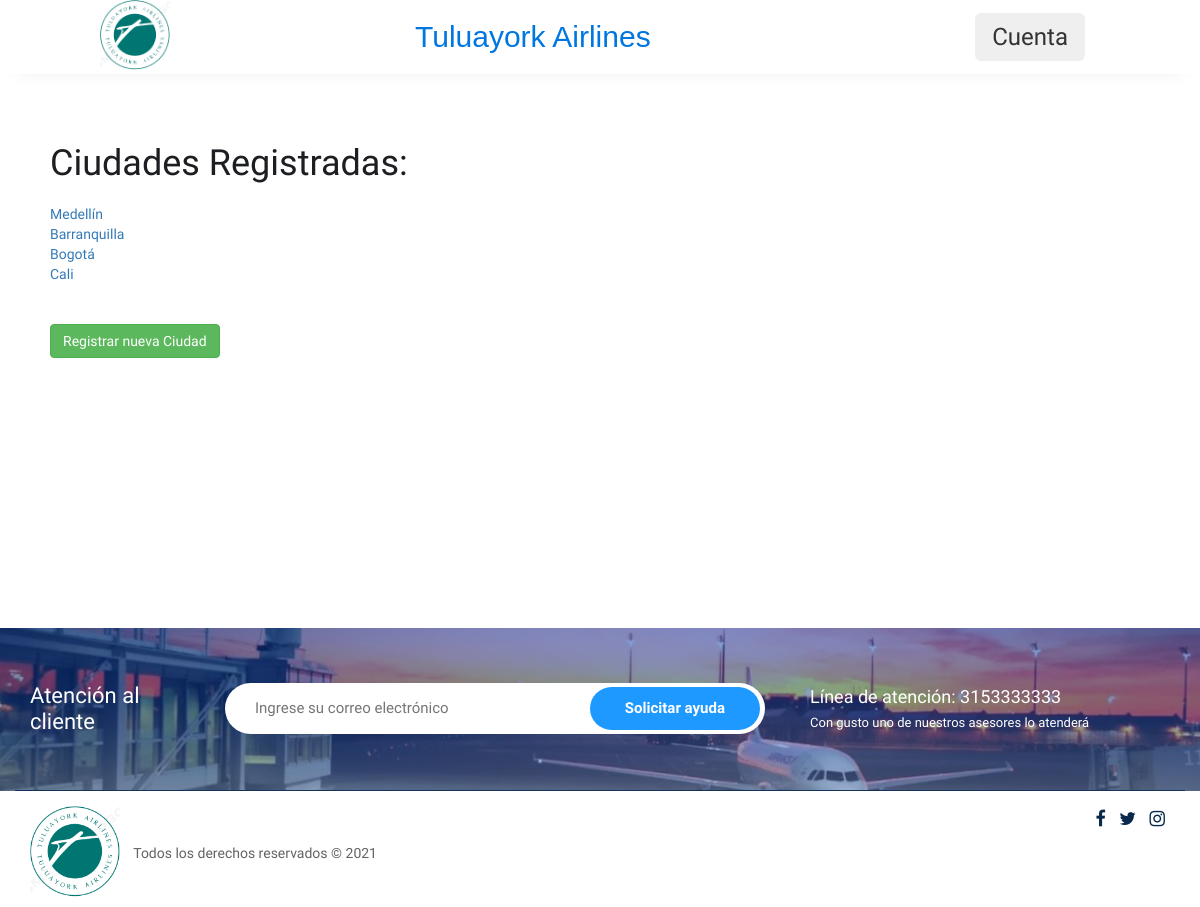
/ciudades/, run on an earlier commit of the app's database.
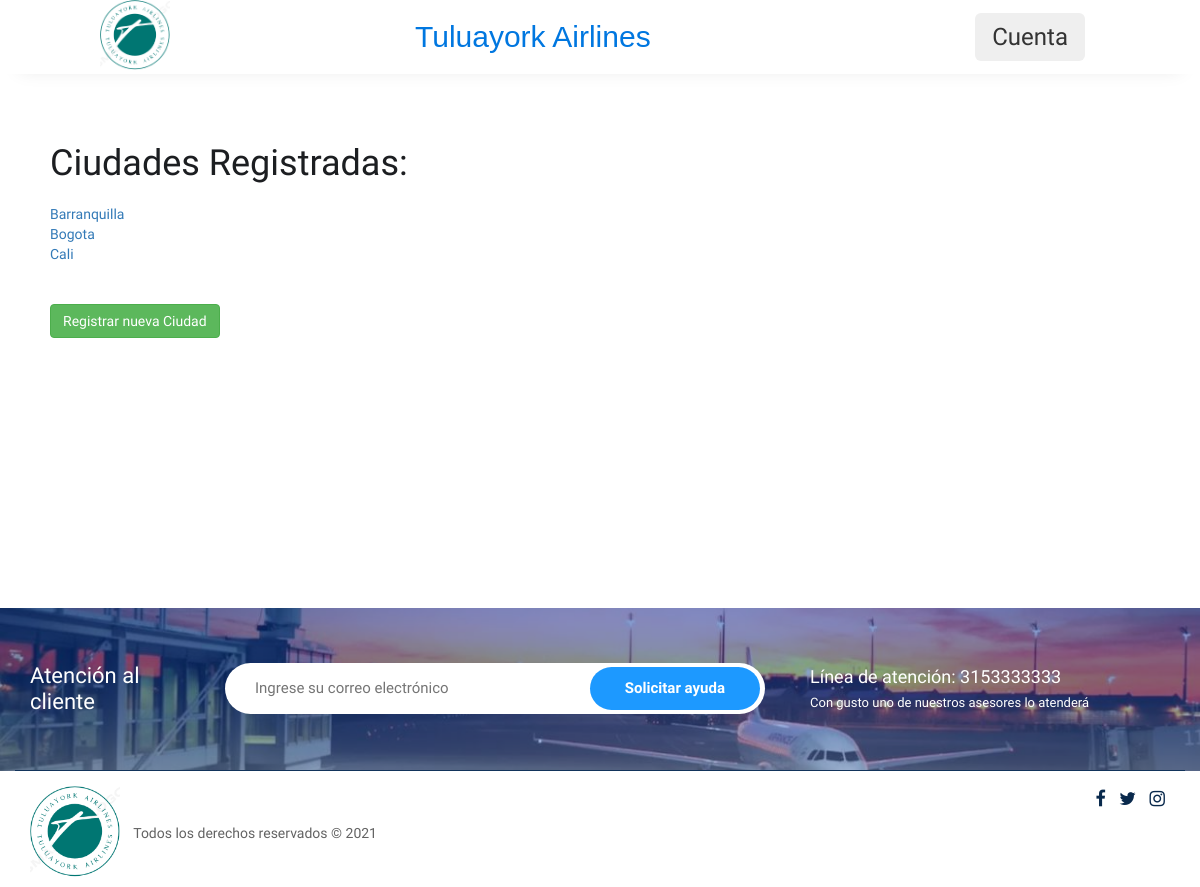
And on a later commit of the database.
### vuelos/models.py (models this page shows, shortened)
class Ciudades(models.Model):
    postal = models.IntegerField(primary_key=True)
    nombre = models.CharField(max_length = 30,null=False)
    foto = models.ImageField(upload_to='vuelos/ciudades/',null = True, blank = True)

### vuelos/views.py (the view)
# urls.py: path('ciudades/', views.ciudades, name='ciudades'),
def ciudades(request):
    ciudades = Ciudades.objects.all()
    context = {
            'ciudades':ciudades
            }
    return render(request,'vuelos/ciudad.html',context)

### vuelos/templates/vuelos/ciudad.html (shortened to what this page needs)
{% extends 'vuelos/base.html' %}
{% load static %}
{% block content %}
<br>
<div class="container mt-5 mb-5" >
  <div class="row d-flex align-items-center justify-content-center">
    <div class="col-md-6" >
        <div class="card px-5 py-5">
          <div class="form-input"><br>
            <h1> Ciudades Registradas:</h1>
            <br>
            <ul>
              {% for ciudad in ciudades %}
                <li>
                  <a href="{% url 'vuelos:modificar-ciudad' ciudad.postal %}"> {{ciudad.nombre}}</a>
                </li>
              {% endfor %}
            </ul>
            <br><br>
            <a href="{% url 'vuelos:registrar-ciudad'%}"><button class="btn-success btn btn-secondary ">Registrar nueva Ciudad</button></a>
          </div>
          </div>
        </div>
      </div>
    </div>
<br>
{% endblock %}

What changed in the data, as far as the page shows it:
removed Ciudades: nombre "Medellín"
changed Ciudades: nombre "Bogotá" → "Bogota"
